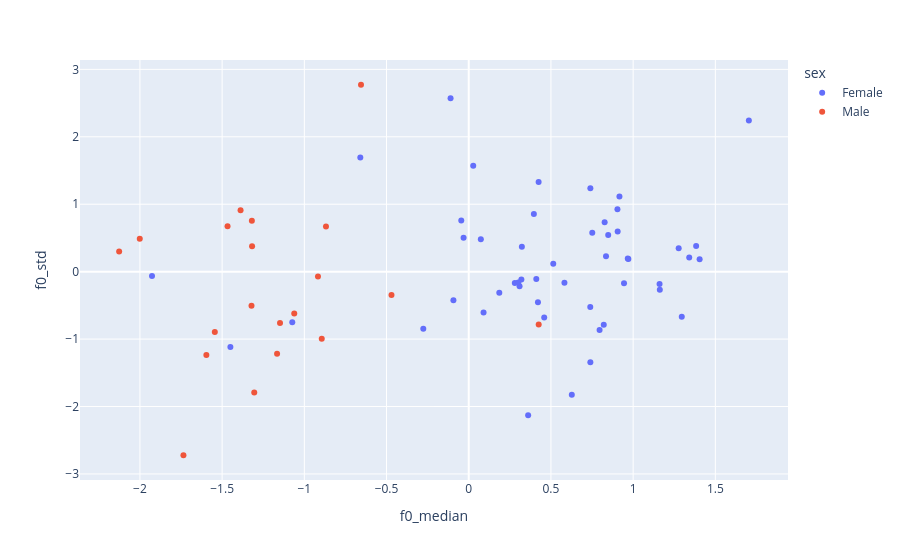

Write notebook code for a chart like this one.
### Code cell
import plotly.express as px
from sklearn.preprocessing import StandardScaler
import pandas as pd

final_df = pd.read_csv("/home/user/papkamusik/action_folder/google_folder/filtered_168.csv")
numeric = final_df.select_dtypes(include=[np.number]).dropna(axis=1, how='all')

X_scaled = pd.DataFrame(
    StandardScaler().fit_transform(numeric),
    columns=numeric.columns
)

X_scaled["sex"] = final_df["sex"].values
X_scaled["call_id"] = final_df["call_id"].values

fig = px.scatter(
    X_scaled,
    x="f0_median",
    y="f0_std",
    color="sex",   # колонка пола
    hover_data=["call_id"]
)

fig.show()

### Figure 1 — Plotly figure (JSON) as saved in the notebook; plotly's stock layout.template omitted (floating-point values rounded to 4 significant figures)
{"data": [{"customdata": [[442], [892], [1031], [1016], [1045], [821], [107], [630], [415], [1003], [1029], [637], [1007], [427], [1039], [1006], [160], [368], [929], [1047], [1001], [1005], [1015], [1035], [673], [1024], [1004], [294], [1032], [618], [82], [943], [1036], [1041], [1008], [536], [1011], [979], [55], [514], [1019], [366], [1030], [1037], [1012], [1043], [1018], [668], [978], [1014]], "hovertemplate": "sex=Female<br>f0_median=%{x}<br>f0_std=%{y}<br>call_id=%{customdata[0]}<extra></extra>", "legendgroup": "Female", "marker": {"color": "#636efa", "symbol": "circle"}, "mode": "markers", "name": "Female", "orientation": "v", "showlegend": true, "type": "scatter", "x": [0.4249, 1.383, 0.8213, 0.8349, 0.7514, 0.459, 0.514, 0.02726, 0.421, 1.162, 0.7397, 0.3614, -1.073, 0.9059, -1.45, -0.03134, 0.9045, 0.2802, 0.09016, 0.9708, 1.404, 0.3201, 0.3231, 0.1858, 0.3961, 0.4109, -0.1105, 0.3091, 1.161, 0.07356, 0.6268, -0.09328, 0.9166, 0.8267, 0.7958, 1.277, -0.04542, -0.6595, 0.9674, 0.9445, 0.3014, 1.296, 1.704, 0.8483, 1.341, 0.5821, 0.7393, -1.927, -0.2765, 0.7397], "xaxis": "x", "y": [1.328, 0.3822, -0.786, 0.2285, 0.5776, -0.6792, 0.1168, 1.57, -0.4541, -0.2694, -1.342, -2.128, -0.7499, 0.5946, -1.117, 0.5027, 0.9255, -0.1663, -0.6049, 0.1887, 0.1841, -0.1165, 0.3697, -0.3139, 0.8547, -0.1094, 2.573, -0.2155, -0.1838, 0.4795, -1.825, -0.4244, 1.116, 0.7318, -0.8668, 0.3479, 0.7579, 1.693, 0.1935, -0.1705, -0.1601, -0.6678, 2.24, 0.5434, 0.2084, -0.1634, -0.5224, -0.066, -0.8459, 1.235], "yaxis": "y"}, {"customdata": [[778], [1017], [518], [556], [131], [449], [1020], [1044], [1002], [999], [1000], [502], [432], [869], [1046], [27], [976], [837], [1038], [52]], "hovertemplate": "sex=Male<br>f0_median=%{x}<br>f0_std=%{y}<br>call_id=%{customdata[0]}<extra></extra>", "legendgroup": "Male", "marker": {"color": "#EF553B", "symbol": "circle"}, "mode": "markers", "name": "Male", "orientation": "v", "showlegend": true, "type": "scatter", "x": [-0.8683, -1.321, -1.148, -0.8941, -1.596, -1.305, 0.4255, -1.388, -1.545, -1.467, -2.001, -1.735, -0.6553, -0.4699, -1.319, -0.9171, -1.061, -1.318, -2.126, -1.166], "xaxis": "x", "y": [0.6682, -0.5058, -0.7608, -0.993, -1.236, -1.79, -0.7818, 0.9125, -0.8956, 0.6726, 0.4891, -2.723, 2.772, -0.3463, 0.7568, -0.07067, -0.6211, 0.3773, 0.3002, -1.219], "yaxis": "y"}], "layout": {"legend": {"title": {"text": "sex"}, "tracegroupgap": 0}, "margin": {"t": 60}, "xaxis": {"anchor": "y", "domain": [0, 1], "title": {"text": "f0_median"}}, "yaxis": {"anchor": "x", "domain": [0, 1], "title": {"text": "f0_std"}}}}
